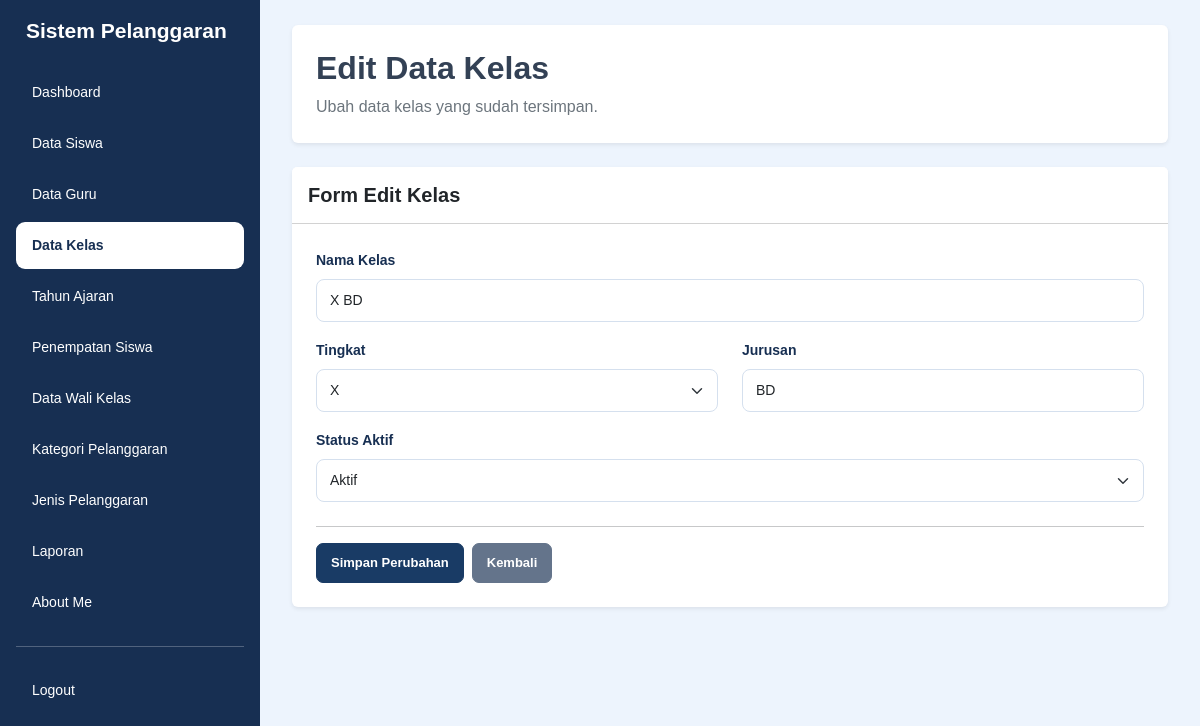
The app's page /edit_kelas.php?id=2 (signed in) with its own data.
### tables this page shows
CREATE TABLE `t_kelas` (
  `id` int(11) NOT NULL,
  `nama` varchar(100) NOT NULL,
  `tingkat` varchar(20) NOT NULL,
  `jurusan` varchar(100) NOT NULL,
  `status_aktif` tinyint(1) NOT NULL,
  `created_at` timestamp NOT NULL DEFAULT current_timestamp(),
  `updated_at` timestamp NOT NULL DEFAULT current_timestamp()
);

### edit_kelas.php (the view, shortened to what this page needs)
<?php
include 'config/koneksi.php';
$halaman = basename($_SERVER['PHP_SELF']);
$id = $_GET['id'] ?? '';
$id = (int) $id;
$query = mysqli_query($koneksi, "SELECT * FROM t_kelas WHERE id = $id");
$data = mysqli_fetch_assoc($query);
?>
<!DOCTYPE html>
<html lang="id">
<head>
    <link href="https://cdn.jsdelivr.net/npm/bootstrap@5.3.8/dist/css/bootstrap.min.css" rel="stylesheet">
    <link rel="stylesheet" href="style/style.css">
</head>
<body class="bg-light">
<div class="container-fluid">
    <div class="row">
        <div class="sidebar col-md-3 col-lg-2 position-fixed top-0 start-0 vh-100 p-3 overflow-auto">
            <h4 class="text-white mb-4">Sistem Pelanggaran</h4>
            <ul class="nav nav-pills flex-column gap-1">
                <li class="nav-item">
                    <a href="dashboard.php" class="nav-link text-white">Dashboard</a>
                </li>
                <li class="nav-item">
                    <a href="data_siswa.php" class="nav-link text-white">Data Siswa</a>
                </li>
                <li class="nav-item">
                    <a href="data_guru.php" class="nav-link text-white">Data Guru</a>
                </li>
                <li class="nav-item">
                    <a href="data_kelas.php"
                       class="nav-link <?= $halaman == 'edit_kelas.php' ? 'active' : 'text-white'; ?>">
                        Data Kelas
                    </a>
                </li>
                <li class="nav-item">
                    <a href="data_tahun_ajaran.php" class="nav-link text-white">Tahun Ajaran</a>
                </li>
                <li class="nav-item">
                    <a href="data_penempatan_siswa.php" class="nav-link text-white">Penempatan Siswa</a>
                </li>
                <li class="nav-item">
                    <a href="data_wali_kelas.php" class="nav-link text-white">Data Wali Kelas</a>
                </li>
                <li class="nav-item">
                    <a href="data_kategori_pelanggaran.php" class="nav-link text-white">Kategori Pelanggaran</a>
                </li>
                <li class="nav-item">
                    <a href="data_jenis_pelanggaran.php" class="nav-link text-white">Jenis Pelanggaran</a>
                </li>
                <li class="nav-item">
                    <a href="laporan.php" class="nav-link text-white">Laporan</a>
                </li>
                <li class="nav-item">
                    <a href="about_me.php" class="nav-link text-white">About Me</a>
                </li>
                <hr class="border-white">
                <li class="nav-item">
                    <a href="logout.php" class="nav-link text-white">Logout</a>
                </li>
            </ul>
        </div>
        <main class="content-main">
            <div class="page-content">
                <div class="bg-white rounded shadow-sm p-4 mb-4">
                    <h2 class="fw-bold mb-2">Edit Data Kelas</h2>
                    <p class="text-secondary mb-0">
                        Ubah data kelas yang sudah tersimpan.
                    </p>
                </div>
                <div class="card shadow-sm border-0">
                    <div class="card-header bg-white p-3">
                        <h5 class="mb-0 fw-bold">Form Edit Kelas</h5>
                    </div>
                    <div class="card-body p-4">
                        <form action="proses_edit_kelas.php" method="POST">
                            <div class="mb-3">
                                <label for="nama" class="form-label">Nama Kelas</label>
                                <input type="text" id="nama" name="nama"
                                       class="form-control"
                                       value="<?= htmlspecialchars($data['nama']); ?>"
                                       required>
                            </div>
                            <div class="row">
                                <div class="col-md-6 mb-3">
                                    <label for="tingkat" class="form-label">Tingkat</label>
                                    <select id="tingkat" name="tingkat"
                                            class="form-select" required>
                                        <option value="X" <?= $data['tingkat'] == 'X' ? 'selected' : ''; ?>>X</option>
                                    </select>
                                </div>
                                <div class="col-md-6 mb-3">
                                    <label for="jurusan" class="form-label">Jurusan</label>
                                    <input type="text" id="jurusan" name="jurusan"
                                           class="form-control"
                                           value="<?= htmlspecialchars($data['jurusan']); ?>"
                                           required>
                                </div>
                            </div>
                            <div class="mb-4">
                                <label for="status_aktif" class="form-label">Status Aktif</label>
                                <select id="status_aktif" name="status_aktif"
                                        class="form-select" required>
                                    <option value="1" <?= $data['status_aktif'] == 1 ? 'selected' : ''; ?>>Aktif</option>
                                </select>
                            </div>
                            <hr>
                            <div class="d-flex gap-2 mt-3">
                                <button type="submit" name="update" class="btn btn-primary">
                                    Simpan Perubahan
                                </button>
                                <a href="data_kelas.php" class="btn btn-secondary">
                                    Kembali
                                </a>
                            </div>
                        </form>
                    </div>
                </div>
            </div>
        </main>
    </div>
</div>
</body>
</html>

### style/style.css (style rules this page uses)
* { box-sizing: border-box; }
html { width: 100%; min-height: 100%; overflow-x: hidden; }
body { width: 100%; min-height: 100vh; margin: 0; padding: 0; font-family: Arial, Helvetica, sans-serif; background-color: #edf4fd; color: #334155; }
a { text-decoration: none; }
.sidebar { position: fixed !important; top: 0; left: 0; width: 260px !important; max-width: 260px !important; height: 100vh; padding: 24px 15px; background-color: #172f52 !important; z-index: 1001; overflow-y: auto; overflow-x: hidden; flex: none !important; }
.sidebar h4 { color: #ffffff; font-size: 21px; font-weight: 700; margin: 0 0 38px; padding: 0 10px; line-height: 1.4; }
.sidebar .nav { display: flex; flex-direction: column; gap: 7px; }
.sidebar .nav-item { width: 100%; }
.sidebar .nav-link { display: block; width: 100%; padding: 13px 16px; border-radius: 9px; color: #e2eaf6; font-size: 14px; font-weight: 500; transition: all 0.2s ease; }
.sidebar .nav-link.active { background-color: #ffffff !important; color: #172f52 !important; font-weight: 700; }
.content-main { display: block !important; position: relative; width: calc(100% - 260px) !important; max-width: none !important; min-height: 100vh; margin-left: 260px !important; margin-right: 0 !important; padding: 25px 32px 35px !important; background-color: #edf4fd; overflow-x: hidden; }
.btn { display: inline-flex; justify-content: center; align-items: center; border-radius: 7px; padding: 9px 14px; font-size: 13px; font-weight: 600; white-space: nowrap; transition: all 0.2s ease; }
.btn-primary { background-color: #193b65; border-color: #193b65; color: #ffffff; }
.btn-secondary { background-color: #64748b; border-color: #64748b; color: #ffffff; }
.form-label { color: #172f52; font-size: 14px; font-weight: 600; }
.form-control, .form-select { padding: 10px 13px; border: 1px solid #d5e0ee; border-radius: 8px; font-size: 14px; }
@media (min-width: 768px) { .content-main { padding-top: 25px !important; } }

### records on screen
t_kelas: nama "X BD", tingkat "X", jurusan "BD", status_aktif "Aktif"
